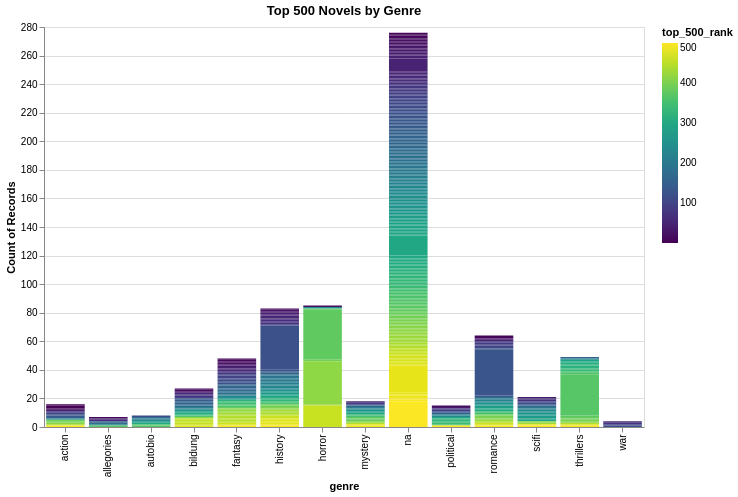

Notebook source saved alongside this figure:
### Code cell
alt.Chart(combined_novels_nyt_df[['genre', 'top_500_rank', 'title']]).mark_bar().encode(
    x="genre:O",
    y="count():Q",
    color=alt.Color("top_500_rank:Q", scale=alt.Scale(scheme="viridis")),
    tooltip=["genre:N", "count():Q", "top_500_rank:Q", "title"]
).properties(
    title="Top 500 Novels by Genre",
    width=600,
    height=400
)

### Figure 1 — Vega-Lite specification as saved in the notebook (floating-point values rounded to 4 significant figures; data arrays with more than 128 entries replaced by an {"elided": "..."} marker saying what was removed)
{"config": {"view": {"continuousWidth": 300, "continuousHeight": 300}}, "data": {"name": "data-49202bb5da8e148dfd684f9205fb5b88"}, "mark": {"type": "bar"}, "encoding": {"color": {"field": "top_500_rank", "scale": {"scheme": "viridis"}, "type": "quantitative"}, "tooltip": [{"field": "genre", "type": "nominal"}, {"aggregate": "count", "type": "quantitative"}, {"field": "top_500_rank", "type": "quantitative"}, {"field": "title", "type": "nominal"}], "x": {"field": "genre", "type": "ordinal"}, "y": {"aggregate": "count", "type": "quantitative"}}, "height": 400, "title": "Top 500 Novels by Genre", "width": 600, "$schema": "https://vega.github.io/schema/vega-lite/v6.1.0.json", "datasets": {"data-49202bb5da8e148dfd684f9205fb5b88": {"elided": "721 records"}}}
